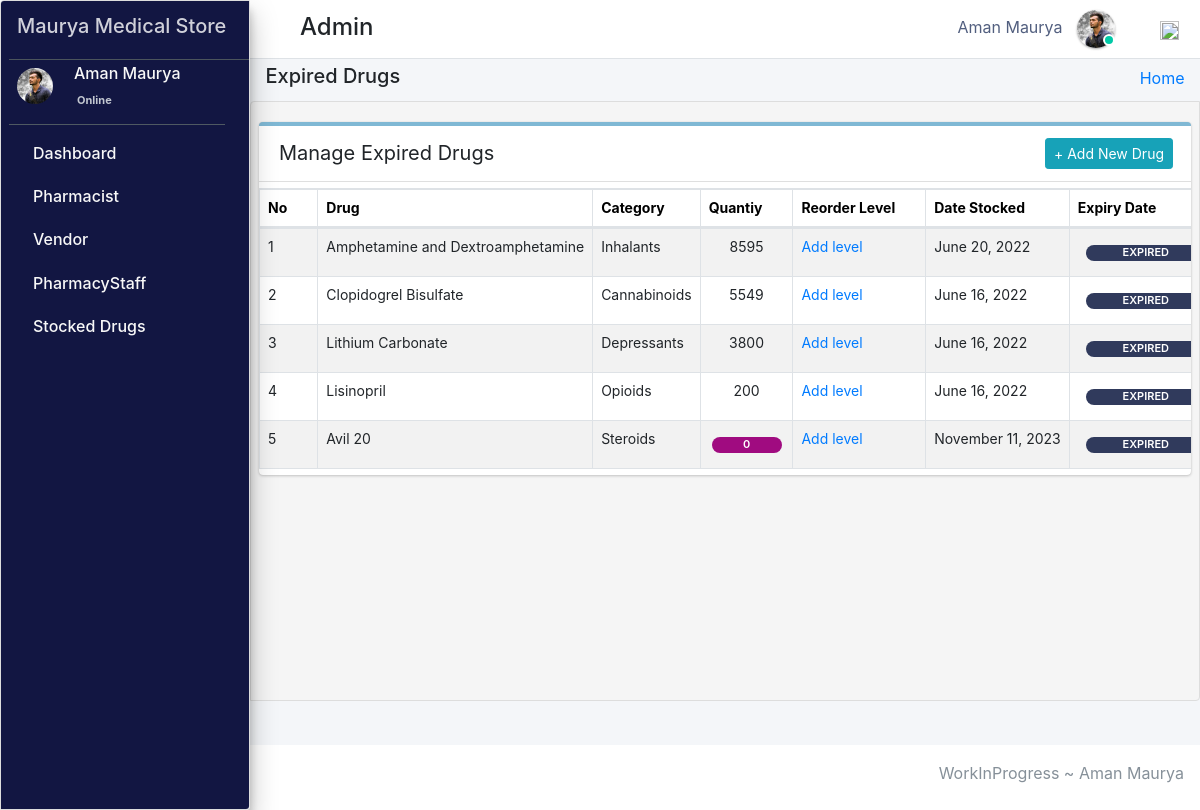
The app's page /admin_user/expired_drugs/ (signed in), older data.
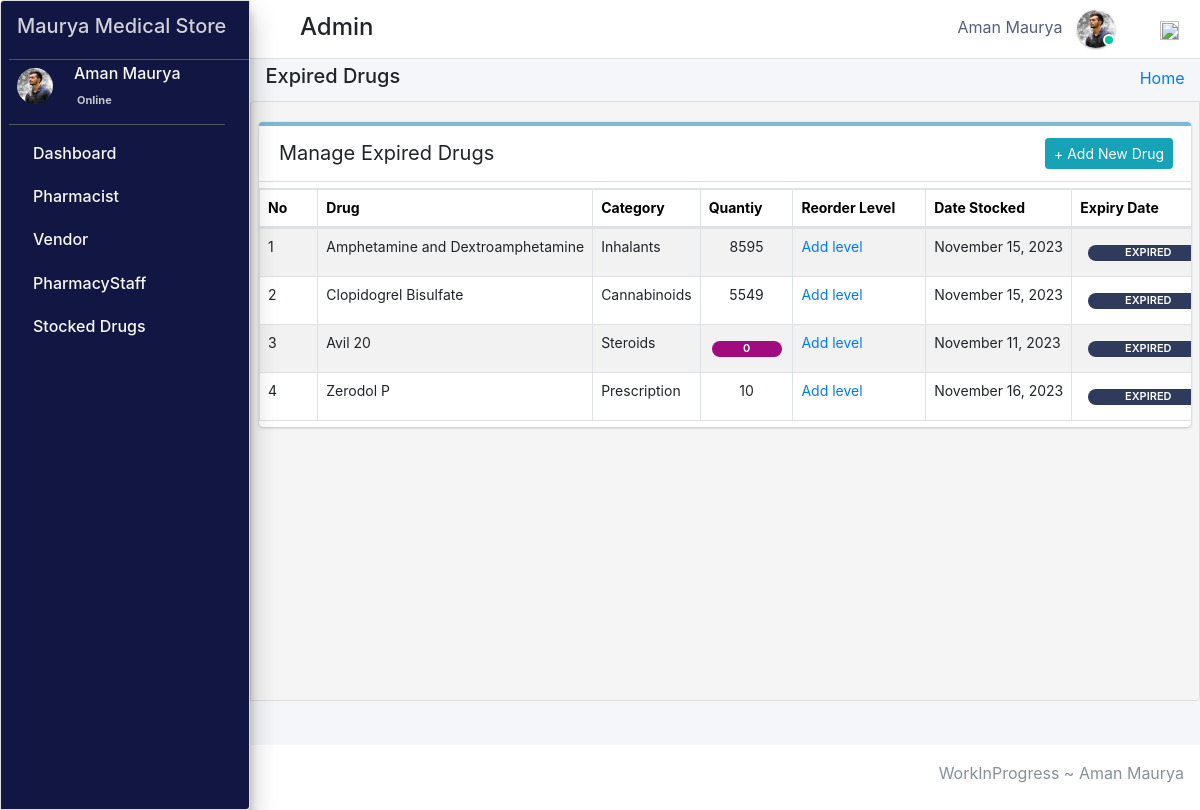
The same page, newer data.
### pharmacy/models.py (models this page shows, shortened)
class Stock(models.Model):
    category = models.ForeignKey(Category,null=True,on_delete=models.CASCADE,blank=True)
    drug_imprint=models.CharField(max_length=6 ,blank=True, null=True)
    drug_name = models.CharField(max_length=50, blank=True, null=True)
    drug_color = models.CharField(max_length=50, blank=True, null=True)
    drug_shape = models.CharField(max_length=50, blank=True, null=True)
    quantity = models.IntegerField(default='0', blank=True, null=True)
    receive_quantity = models.IntegerField(default='0', blank=True, null=True)
    reorder_level = models.IntegerField(default='0', blank=True, null=True)
    manufacture= models.CharField(max_length=50, blank=True, null=True)
    last_updated = models.DateTimeField(auto_now_add=False, auto_now=True)
    timestamp = models.DateTimeField(auto_now_add=True, auto_now=False)
    drug_strength= models.CharField(max_length=10, blank=True, null=True)
    valid_from = models.DateTimeField(blank=True, null=True,default=timezone.now)
    valid_to = models.DateTimeField(blank=False, null=True)
    drug_description=models.TextField(blank=True,max_length=1000,null=True)
    drug_pic=models.ImageField(default="images2.png",null=True,blank=True)
    objects = ExpiredManager()

class Category(models.Model):
    name = models.CharField(max_length=50, blank=False, null=True)
    def __str__(self):
        return str(self.name)

### pharmacy/HODViews.py (the view)
# urls.py: path('admin_user/expired_drugs/', HODViews.expiredDrugs, name='expired_drugs'),
def expiredDrugs(request):
    stocks = Stock.objects.all().order_by("-id")
    ex = Stock.objects.annotate(
        expired=ExpressionWrapper(Q(valid_to__lt=Now()), output_field=BooleanField())
    ).filter(expired=True)
    eo = Stock.objects.annotate(
        expired=ExpressionWrapper(Q(valid_to__lt=Now()), output_field=BooleanField())
    ).filter(expired=False)
    context = {
        "stocks": ex,
        "expired": ex,
        "expa": eo,
        "title": "Manage Stocked Drugs"
    }
    return render(request, 'hod_templates/expired_drugs.html', context)

### pharmacy/LoginCheckMiddleWare.py (called while the page is built, shortened)
    def process_view(self, request, view_func, view_args, view_kwargs):
        modulename = view_func.__module__
        user = request.user
        if user.is_authenticated:
            if user.user_type == "1":
                if modulename == "pharmacy.HODViews":
                    pass
                elif modulename == "":
                    pass
                elif modulename == "pharmacy.views" or modulename == "django.views.static":
                    pass
                else:
                    pass
            else:
                return redirect("login")
        else:
            if request.path == reverse("login"):
                pass
            else:
                return redirect("login")

### pharmacy/models.py (called while the page is built)
    def get_queryset(self):
        return super().get_queryset().annotate(
            expired=ExpressionWrapper(Q(valid_to__lt=Now()), output_field=BooleanField())
        )

### pharmacy/templates/hod_templates/expired_drugs.html (shortened to what this page needs)
{% extends 'hod_templates/base_template.html'%} {% block page_title %}
<h5>Expired Drugs</h5>
{% endblock page_title %} {% block main_content %}
<section class="content">
    <div class="row">
        <div class="col-md-12">
            <div class="card manage sc">
                <div class="card-header">
                    <span>Manage Expired Drugs</span>
                    <div class="card-tools d-flex">
                        <a class="btn btn-sm btn-info mr-2" href="{% url 'add_stock' %}" role="button">+ Add New Drug</a>
                    </div>
                </div>
                <table class="table table-bordered table-hover dataTable" id="plist">
                    <thead>
                        <tr>
                            <th>No</th>
                            <th>Drug</th>
                            <th>Category</th>
                            <th>Quantiy</th>
                            <th>Reorder Level</th>
                            <th>Date Stocked</th>
                            <th>Expiry Date</th>
                        </tr>
                    </thead>
                    <tbody>
                        {% for stock in stocks %}
                        <tr class="hov">
                            <td>{{forloop.counter}}</td>
                            <td>{{stock.drug_name}}</td>
                            <td>{{stock.category}}</td>
                            <td>
                                <span class="d-flex justify-content-center">
                                 {% if stock.quantity <= stock.reorder_level %}
                                <div  class="d-flex justify-content-center px-2 mt-2"style="background-color:#a00b80;;border-radius: 10px;font-size: 11px; width:70px;font-weight: 600;color: white;">{{stock.quantity}}</div>
                                {% else %}{{stock.quantity}}
                                {% endif %}</span>
                            </td>
                            <td>
                                {% if stock.reorder_level %}
                                <a href="{% url 'reorder_level' stock.id %}">{{stock.reorder_level}}</a></td>
                            {% else %}
                            <a href="{% url 'reorder_level' stock.id %}">Add level</a> {% endif %}
                            <td>{{stock.last_updated |date:"F d, Y"}}</td>
                            {% for expire in expired %} {% if stock.drug_name == expire.drug_name %}
                            <td class="">
                                <div style="background-color: rgb(48, 58, 92);border-radius: 10px;font-size: 11px; width:120px;font-weight: 600;color: white;" class="d-flex justify-content-center ml-2 mt-2 px-1 "> EXPIRED </div>
                            </td>
                            {% endif %} {% endfor %}
                        </tr>
                        {% endfor %}
                    </tbody>
                </table>
            </div>
        </div>
    </div>
</section>
{% endblock %}

Row changes from the older to the newer data that the page shows:
removed Stock: drug_name "Lithium Carbonate", category "Depressants", quantity "3800", reorder_level "Add level", last_updated "June 16, 2022", shows "EXPIRED"
removed Stock: drug_name "Lisinopril", category "Opioids", quantity "200", reorder_level "Add level", last_updated "June 16, 2022", shows "EXPIRED"
changed Stock "Amphetamine and Dextroamphetamine": last_updated "June 20, 2022" → "November 15, 2023"
changed Stock "Clopidogrel Bisulfate": last_updated "June 16, 2022" → "November 15, 2023"
added Stock: drug_name "Zerodol P", category "Prescription", quantity "10", reorder_level "Add level", last_updated "November 16, 2023", shows "EXPIRED"
